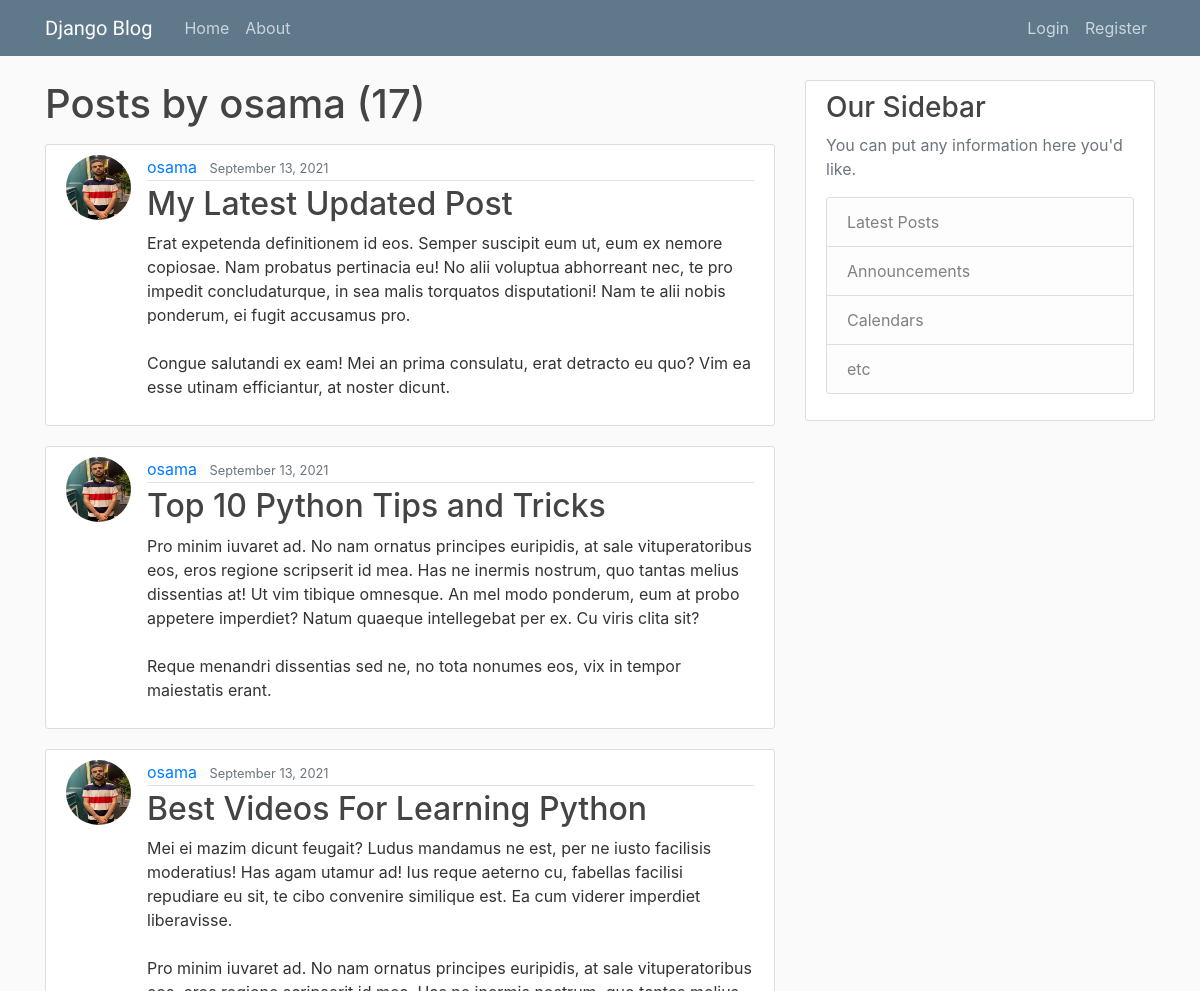
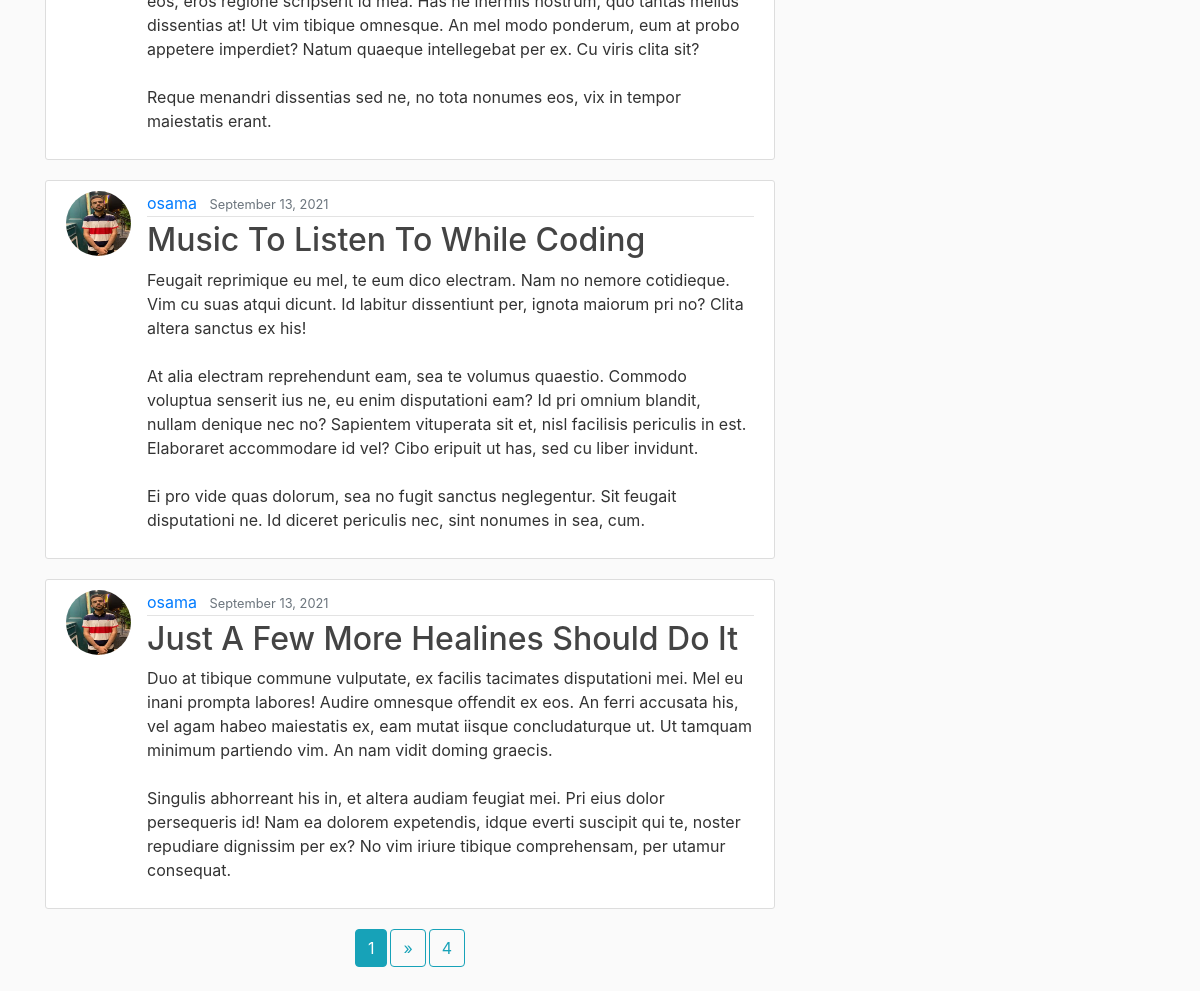
/user/osama, run on an earlier commit of the app's database (2 pictures, top to bottom).
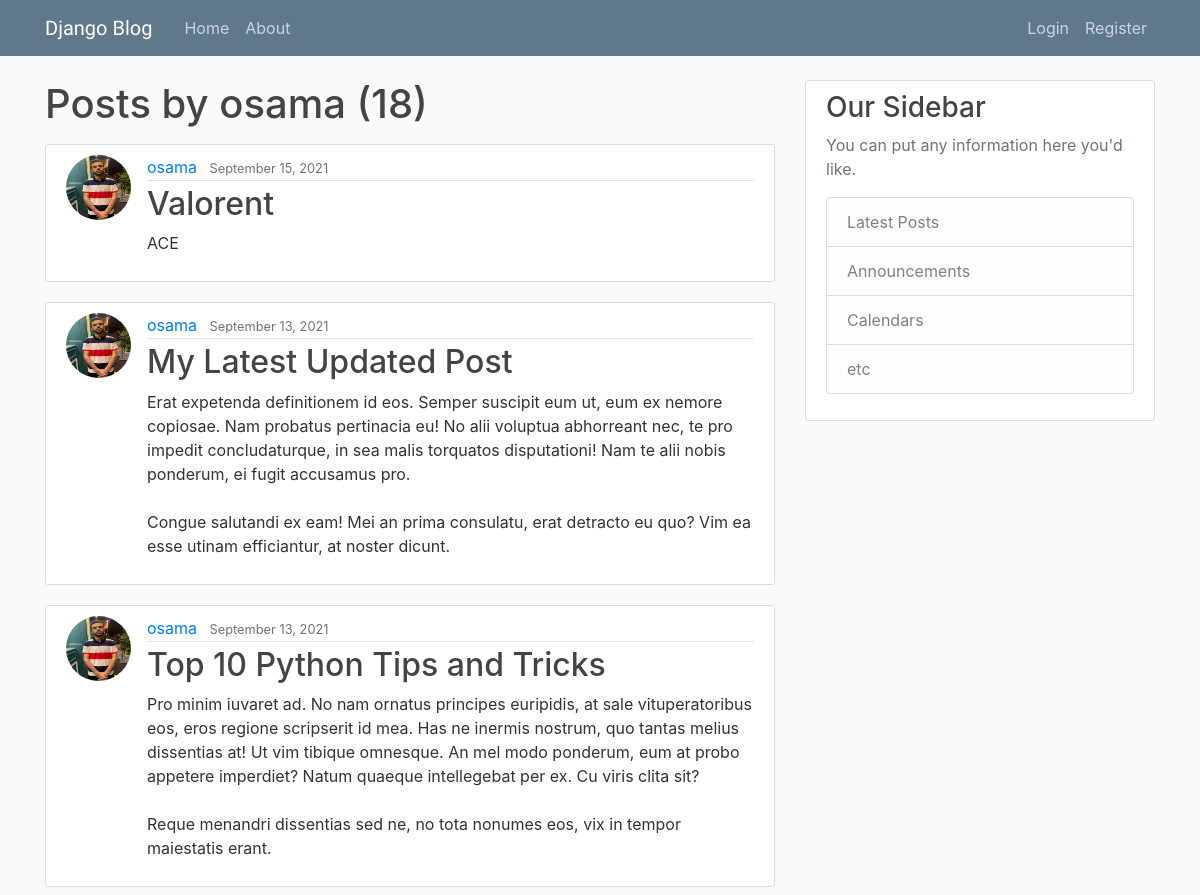
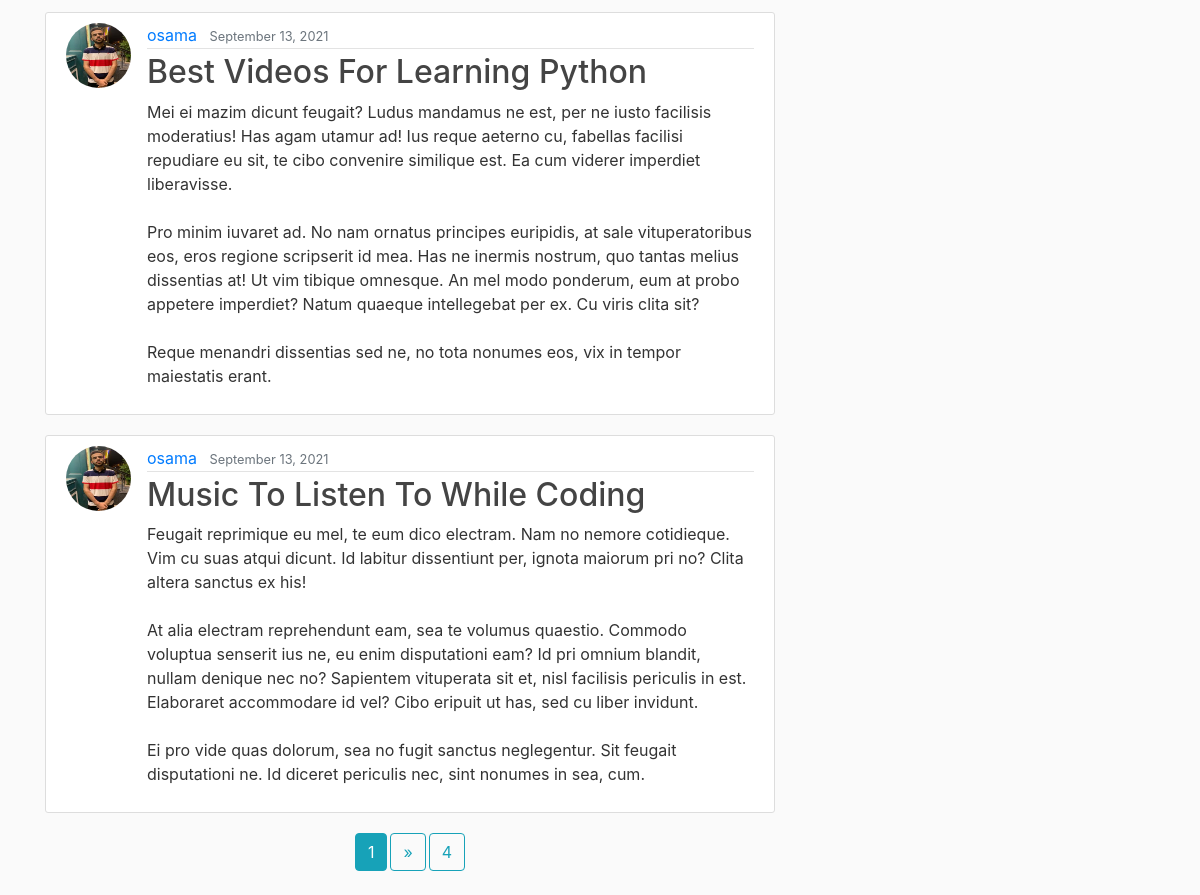
And on a later commit of the database (2 pictures, top to bottom).
### blog/models.py (models this page shows, shortened)
class Post(models.Model):
    title = models.CharField(max_length=100)
    content = models.TextField()
    date_posted = models.DateTimeField(default=timezone.now)
    author = models.ForeignKey(User, on_delete=models.CASCADE)

### users/models.py (models this page shows, shortened)
class Profile(models.Model):
  user= models.OneToOneField(User, on_delete=models.CASCADE)
  image = models.ImageField(default='default.jpg',upload_to='profile_pics' )
  bio = models.TextField(max_length=500, blank=True)
  Above_18 = models.BooleanField(name= 'Above 18',null=True)

### blog/views.py (the view)
# urls.py: path('user/<str:username>', UserPostListView.as_view(), name='user-posts'),
class UserPostListView(ListView):
    model = Post
    template_name = 'blog/user_posts.html'
    context_object_name='posts'
    paginate_by= 5
    def get_queryset(self) :
        user = get_object_or_404(User, username=self.kwargs.get('username'))
        return Post.objects.filter(author=user).order_by('-date_posted')

### blog/templates/blog/user_posts.html (shortened to what this page needs)
{% extends "blog/base.html" %} {% block content %}
<h1 class="mb-3">
  Posts by {{ view.kwargs.username }} ({{page_obj.paginator.count }})
</h1>
{% for post in posts %}
<article class="media content-section">
  <img
    class="rounded-circle article-img"
    src="{{post.author.profile.image.url}}"
    alt=""
  />
  <div class="media-body">
    <div class="article-metadata">
      <a class="mr-2" href="{% url 'user-posts' post.author.username %}"
        >{{ post.author }}</a
      >
      <small class="text-muted">{{ post.date_posted | date:"F d, Y"}}</small>
    </div>
    <h2>
      <a class="article-title" href="{% url 'post-detail' post.id %}"
        >{{ post.title }}</a
      >
    </h2>
    <p class="article-content">{{ post.content }}</p>
  </div>
</article>
{% endfor %}
<footer style="gap: 3px" class="pagination justify-content-center">
  {% if is_paginated %}
  <a class="btn btn-info mb-4" href="?page={{page_obj.number }}"
    >{{page_obj.number }}</a
  >
  {% if page_obj.has_next %}
  <a
    class="btn btn-outline-info mb-4"
    href="?page={{page_obj.next_page_number }}"
    >&raquo;</a
  >
  <a
    class="btn btn-outline-info mb-4"
    href="?page={{page_obj.paginator.num_pages}}"
    >{{page_obj.paginator.num_pages}}</a
  >
  {% endif %} {% endif %}
</footer>
{% endblock content %}

What changed in the data, as far as the page shows it:
no longer on this page (row unchanged): Post: author.profile.image (picture), author "osama", date_posted "September 13, 2021", title "Just A Few More Healines Should Do It", content "Duo at tibique commune vulputate, ex facilis tacimates disputationi mei. Mel eu inani prompta labores! Audire omnesque offendit ex eos. An ferri accusata his, vel agam habeo maiestatis ex, eam mutat iisque concludaturque ut. Ut tamquam minimum partiendo vim. An nam vidit doming graecis. Singulis abhorreant his in, et altera audiam feugiat mei. Pri eius dolor persequeris id! Nam ea dolorem expetendis, idque everti suscipit qui te, noster repudiare dignissim per ex? No vim iriure tibique comprehensam, per utamur consequat."
added Post: author.profile.image (picture), author "osama", date_posted "September 15, 2021", title "Valorent", content "ACE"
Also different on the page:
{{ page_obj.paginator.count }}: "17" → "18"
